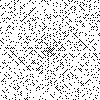

Write the Python code that produced this figure.
#!/usr/bin/env python2.7
# coding: utf-8
# draw an ulam spiral
# Author : Martin Piffault
# Spiral path algorithm from :
# http://stackoverflow.com/questions/398299/looping-in-a-spiral

# First parameter gives output file name, default: ulam.png
# Second parameter gives external side of the spiral, default: 100

import sys
from PIL import Image
import math

WHITE = (0xff, 0xff, 0xff, 0xff)
BLACK = (0x00, 0x00, 0x00, 0xff)

def spiral(X, Y, img):
    nb_num = X*Y
    nb_tenth = nb_num / 10
    x = y = 0
    dx = 0
    dy = -1
    n = 0
    ok = 0
    for i in range(max(X, Y)**2):
        if (-X/2 < x <= X/2) and (-Y/2 < y <= Y/2):

            ### prime test part ###
            # In fact, we test if n is NOT a prime, cause it's faster by shortcut
            # TODO : fill image with white for even numbers with a fast method
            #        so we can iterate only over odds
            n += 1
            cx = (X/2)-x
            cy = (Y/2)-y
            if n % nb_tenth == 0:
                print (n/nb_tenth)*10, '%'
            if n % 2 != 0:
                # If n is odd, we test divisibility by odds,
                # between 3 and square root of n
                for i in range(3, int(math.sqrt(n)), 2):
                    if n % i == 0:
                        img.putpixel((cy,cx), tuple(WHITE))
                        break
            else:
                img.putpixel((cy,cx), tuple(WHITE))
            ### 

        if x == y or (x < 0 and x == -y) or (x > 0 and x == 1-y):
            dx, dy = -dy, dx
        x, y = x+dx, y+dy

if __name__ == '__main__':
    filename = sys.argv[1]    if len(sys.argv) > 1 else 'ulam.png'
    width = height = int(sys.argv[2])  if len(sys.argv) > 2 else 100
    dimension = (width,height)
    
    filename = '.'.join([filename,'png']) if '.' not in filename else filename

    # We start with a black image
    img = Image.new('RGBA',dimension,color=(BLACK))

    spiral(width, height, img)
    img.save(filename)
